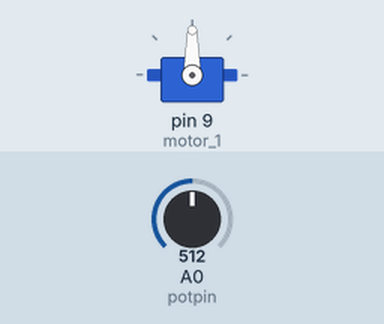
Simulated run of this sketch. Board: Arduino Uno, built with avr-gcc and run on an emulated ATmega328P. Shown: servo. The test bench sets the inputs (shaded band); at power-on: A0 (potpin) = 512.

Above: at 11.2 s.
11.3 s: A0 (potpin) set to 716
At 12.3 s:
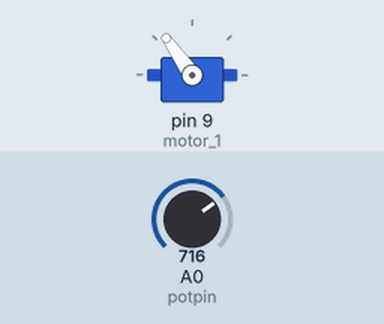
12.8 s: A0 (potpin) set to 900
At 13.4 s:
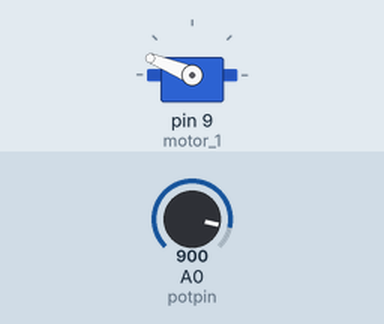
14.3 s: A0 (potpin) set to 1023
At 14.6 s:
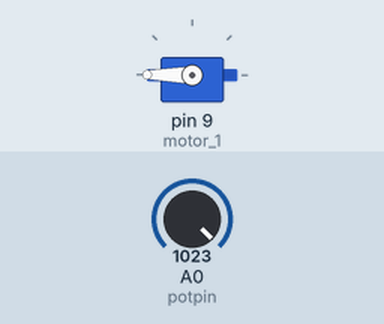
15.8 s: A0 (potpin) set to 306
At 16.9 s:
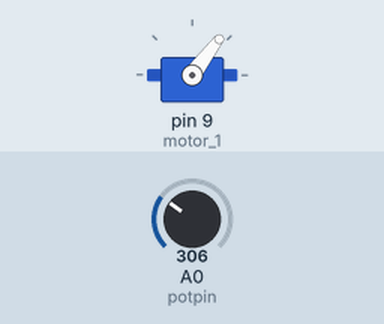
17.3 s: A0 (potpin) set to 122
At 18.0 s:
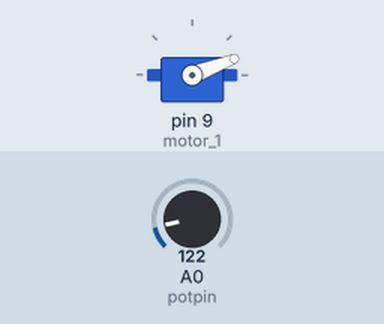
Timing chart, 0 to 19.8 s (numbered marks = the images above; inputs shaded):
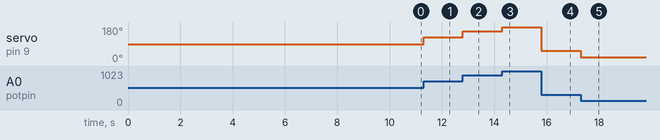

Measured:
- after the input at 11.3 s, servo on pin 9 (motor_1): 90° → 125° at once
- after the input at 12.8 s, servo on pin 9 (motor_1): 125° → 158° at once
- after the input at 14.3 s, servo on pin 9 (motor_1): 158° → 180° at once
- after the input at 15.8 s, servo on pin 9 (motor_1): 180° → 53° at once
- after the input at 17.3 s, servo on pin 9 (motor_1): 53° → 21° at once

The sketch:

esc.ino
```cpp
#include <Servo.h>

int potpin = A0;
int val;
Servo motor_1;

void setup() {
  motor_1.attach(9);
  Serial.begin(9600);
  delay(10000);
}

void loop() {
  val = analogRead(potpin);
  val = map(val, 0, 1023, 0, 180);
  motor_1.write(val);
}
```
